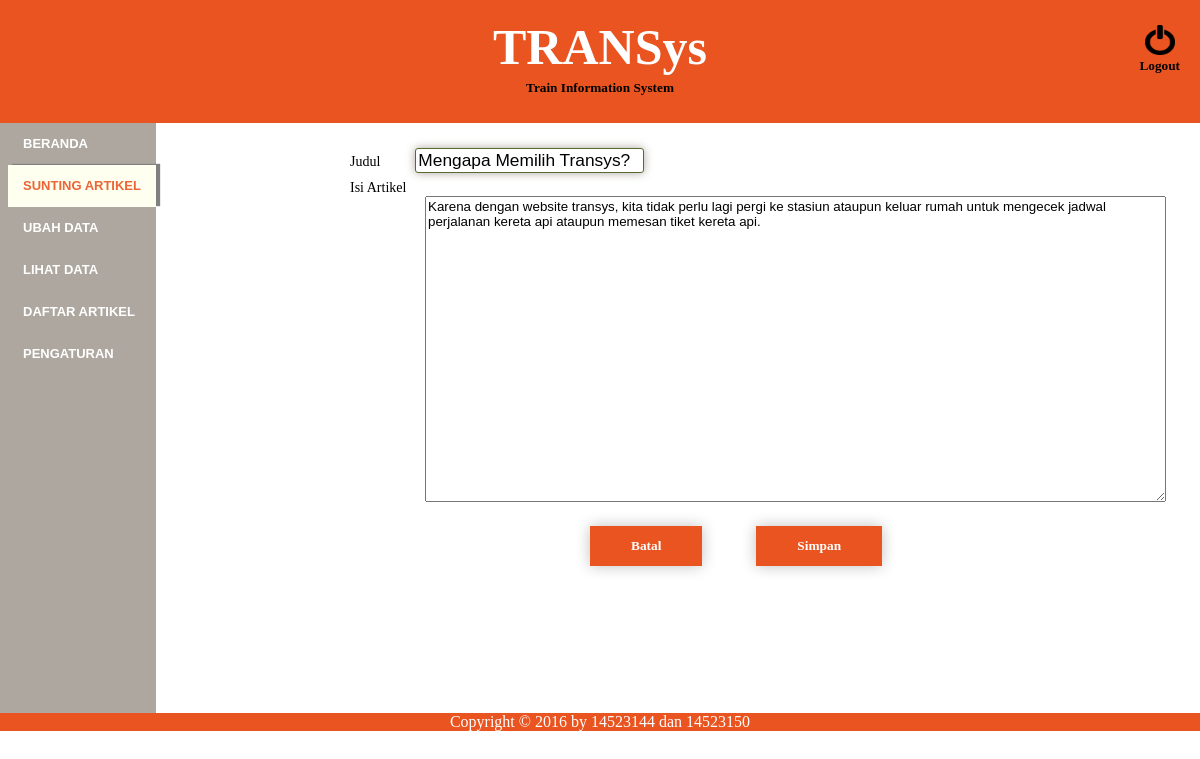
The page /edit_artikel.php?id=2 (signed in) on the database its author committed.
### tables this page shows
CREATE TABLE `ARTIKEL` (
  `id` int(11) NOT NULL,
  `judul` text NOT NULL,
  `isi` text NOT NULL,
  `tanggal` date NOT NULL
);

### edit_artikel.php (the view, shortened to what this page needs)
<!DOCTYPE html>
<html>
	<head>
		<link rel="stylesheet" type="text/css" href="css/style2.css">
	</head>
		<body>
			<aside>
				<a href="proses/logout.php">
					<img src="images/logout.png">
					<h5>Logout</h5>
				</a>
			</aside>
				<header>
					<h1>TRANSys</h1>
					<h5>Train Information System</h5>
				</header>
						<nav>
							<ul>
								<li><a href="adminhome.php">Beranda</a></li>
								<li class="active"><a class="active"  href="suntingartikel.php">Sunting Artikel</a></li>
								<li><a href="ubahdata.php">Ubah Data</a></li>
								<li><a href="lihatdata.php">Lihat Data</a></li>
								<li><a href="lihatartikel.php">Daftar Artikel</a></li>
								<li><a href="pengaturan.php">Pengaturan</a></li>
							</ul>
						</nav>
				<div>
					<form method="POST" action="proses/edit_artikel.php">
						<?php
							$id = $_GET['id'];
							$database = mysqli_connect("localhost","root","","usertransys");
							$query = mysqli_query($database,"SELECT * FROM ARTIKEL WHERE id =$id");
							$data = mysqli_fetch_array($query);
								echo "<label>Judul</label>";
								echo "<input class='judul' name='judul' type='text' value='".$data['judul']."'><br>";
								echo "<label>Isi Artikel</label><br>";
								echo "<textarea class='isi' name='isi' rows='20' cols='90'>".$data['isi']."</textarea>";
						?>
						<button class="batal" type="submit" name="batal">Batal</button>
						<button class="simpan" type="submit" name="simpan">Simpan</button>
					</form>
				</div>
					<footer>
						Copyright &copy 2016 by 14523144 dan 14523150
					</footer>
		</body>
</html>

### css/style2.css (style rules this page uses)
body { margin: 0; padding: 0; background-color: white; }
header { text-align: center; background-color: #E95420; padding: 10px; color: white; font-weight: bold; line-height: 7px; font-family: Comic Sans MS; }
header h1 { font-size: 50px; }
header h5 { color: black; }
aside { margin-top: 25px; margin-right: 20px; position: absolute; right: 0; text-align: center; line-height: 1px; }
aside a { text-decoration: none; color: black; font-weight: bold; }
img { width: 30px; height: 30px; margin-bottom: -12px; }
nav { float: left; background-color: #AEA79F; margin-right: 30px; margin-left: -32px; height: 590px; }
nav ul { list-style: none; margin: 0; }
nav li { line-height: 42px; text-transform: uppercase; font-weight: bold; font-size: 13px; font-family: Arial; }
nav a { text-decoration: none; color: white; padding: 8px 15px; }
form { font-family: Comic Sans MS; margin-left: 350px; margin-top: 25px; }
input { border: 1px solid #556B2F; border-radius: 3px; box-shadow: 0px 0px 10px #AEA79F;; font-size: 13pt; margin-bottom: 5px; }
button { margin-top: 20px; height: 40px; background-color: #E95420; color: white; padding: 10px 40px; border: 1px solid #E95420; cursor: pointer; font-weight: bolder; box-shadow: 0px 0px 15px silver; font-family: Comic Sans MS; }
.batal { margin-left: 240px; margin-right: 50px; }
.isi { margin-left: 75px; font-family: arial; }
footer { clear: left; text-align: center; background-color: #E95420; color: white; font-family: Comic Sans MS; }
a.active { color: #EB6536; font-weight: bold; cursor: default; }
li.active { background-color: #FFFFF0; box-shadow: 4px -1px 1px #808080; }
label { font-size: 14px; }
.judul { margin-left: 35px; }

### rows shown on the page
artikel: judul "Mengapa Memilih Transys?", isi "Karena dengan website transys, kita tidak perlu lagi pergi ke stasiun ataupun keluar rumah untuk mengecek jadwal perjalanan kereta api ataupun memesan tiket kereta api."
